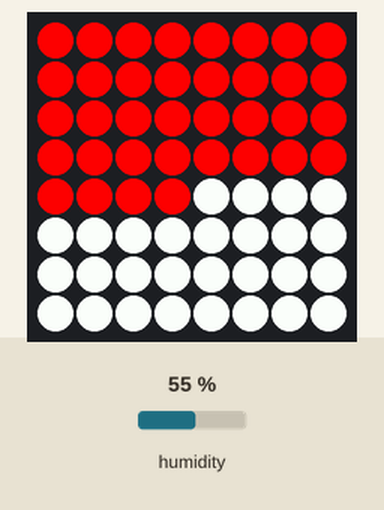
Recording of a program running on a simulated Raspberry Pi (BCM pin numbers) with a Sense HAT. Parts: the Sense HAT's 8×8 RGB LED matrix. The inputs (shaded band) are chosen by the test bench; at power-on: humidity 55 %. What the program prints to the terminal is not drawn.

Above: at 1.2 s.
1.3 s: humidity set to 22 %
At 2.5 s:
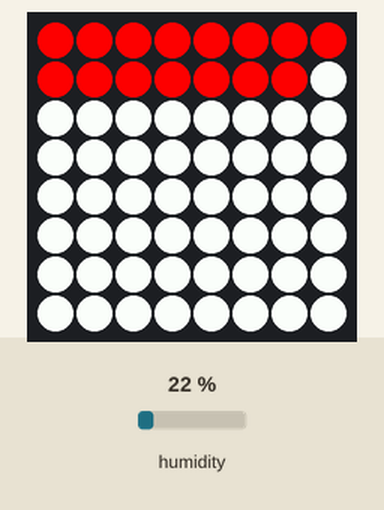
2.8 s: humidity set to 88 %
At 3.8 s:
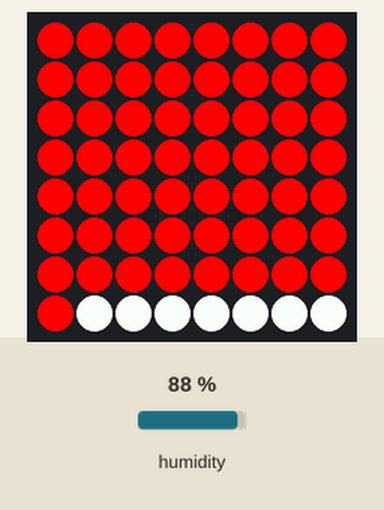
4.3 s: humidity set to 40 %
At 4.9 s:
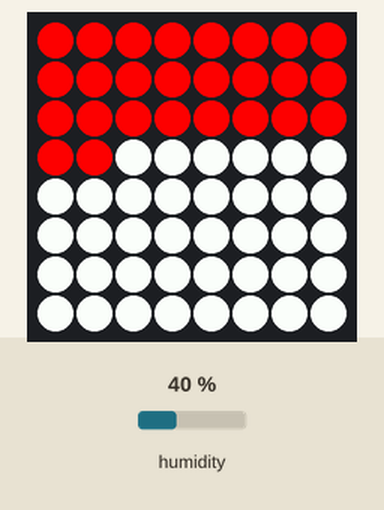
Timing chart, 0 to 7.0 s (numbered marks = the images above; inputs shaded):
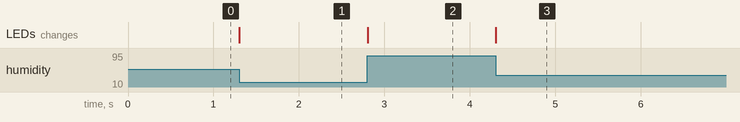

The program:

humidity.py
```python
from sense_hat import SenseHat

sense=SenseHat()


green=(0,255,0)
white=(255,255,255)
red=(255,0,0)


while True:
    humidity=sense.humidity
    humidity_value=64*humidity/100
    print(humidity)


    pixels=[red if i < humidity_value else white for i in range(64)]
    sense.set_pixels(pixels)
```

Measured:
- after the input at 1.3 s, the LEDs: change at once (image 1)
- after the input at 2.8 s, the LEDs: change at once (image 2)
- after the input at 4.3 s, the LEDs: change at once (image 3)
